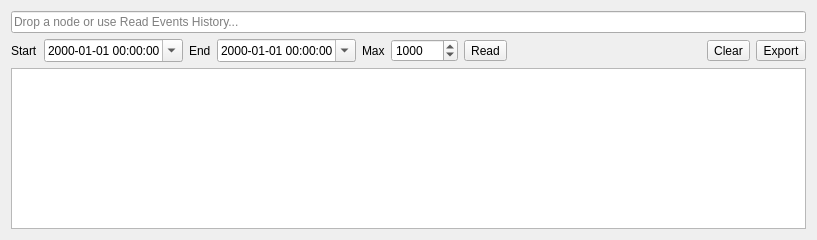
<?xml version="1.0" encoding="UTF-8"?>
<ui version="4.0">
 <class>EventsHistoryWidget</class>
 <widget class="QWidget" name="EventsHistoryWidget">
  <property name="geometry">
   <rect>
    <x>0</x>
    <y>0</y>
    <width>817</width>
    <height>240</height>
   </rect>
  </property>
  <layout class="QVBoxLayout" name="eventsHistoryLayout">
   <item>
    <layout class="QVBoxLayout" name="eventsHistoryToolbarLayout">
     <item>
      <widget class="NodeLineEdit" name="eventsHistoryNodeEdit">
       <property name="readOnly">
        <bool>true</bool>
       </property>
       <property name="placeholderText">
        <string>Drop a node or use Read Events History...</string>
       </property>
      </widget>
     </item>
     <item>
      <layout class="QHBoxLayout" name="eventsHistoryQueryLayout">
       <item>
        <widget class="QLabel" name="eventsHistoryStartLabel">
         <property name="text">
          <string>Start</string>
         </property>
        </widget>
       </item>
       <item>
        <widget class="DateTimeEdit" name="eventsHistoryStartEdit">
         <property name="displayFormat">
          <string>yyyy-MM-dd HH:mm:ss</string>
         </property>
         <property name="calendarPopup">
          <bool>true</bool>
         </property>
        </widget>
       </item>
       <item>
        <widget class="QLabel" name="eventsHistoryEndLabel">
         <property name="text">
          <string>End</string>
         </property>
        </widget>
       </item>
       <item>
        <widget class="DateTimeEdit" name="eventsHistoryEndEdit">
         <property name="displayFormat">
          <string>yyyy-MM-dd HH:mm:ss</string>
         </property>
         <property name="calendarPopup">
          <bool>true</bool>
         </property>
        </widget>
       </item>
       <item>
        <widget class="QLabel" name="eventsHistoryMaxLabel">
         <property name="text">
          <string>Max</string>
         </property>
        </widget>
       </item>
       <item>
        <widget class="QSpinBox" name="eventsHistoryMaxEdit">
         <property name="specialValueText">
          <string>No limit</string>
         </property>
         <property name="maximum">
          <number>1000000</number>
         </property>
         <property name="value">
          <number>1000</number>
         </property>
        </widget>
       </item>
       <item>
        <widget class="ThemedToolButton" name="eventsHistoryReadButton">
         <property name="text">
          <string>Read</string>
         </property>
         <property name="toolButtonStyle">
          <enum>Qt::ToolButtonStyle::ToolButtonTextBesideIcon</enum>
         </property>
        </widget>
       </item>
       <item>
        <spacer name="eventsHistoryToolbarSpacer">
         <property name="orientation">
          <enum>Qt::Orientation::Horizontal</enum>
         </property>
         <property name="sizeHint" stdset="0">
          <size>
           <width>40</width>
           <height>20</height>
          </size>
         </property>
        </spacer>
       </item>
       <item>
        <widget class="ThemedToolButton" name="eventsHistoryClearButton">
         <property name="text">
          <string>Clear</string>
         </property>
         <property name="toolButtonStyle">
          <enum>Qt::ToolButtonStyle::ToolButtonTextBesideIcon</enum>
         </property>
        </widget>
       </item>
       <item>
        <widget class="ThemedToolButton" name="eventsHistoryExportButton">
         <property name="text">
          <string>Export</string>
         </property>
         <property name="toolButtonStyle">
          <enum>Qt::ToolButtonStyle::ToolButtonTextBesideIcon</enum>
         </property>
        </widget>
       </item>
      </layout>
     </item>
    </layout>
   </item>
   <item>
    <widget class="TableView" name="eventsHistoryTable"/>
   </item>
  </layout>
 </widget>
 <customwidgets>
  <customwidget>
   <class>ThemedToolButton</class>
   <extends>QToolButton</extends>
   <header>widgets/themedtoolbutton.h</header>
  </customwidget>
  <customwidget>
   <class>TableView</class>
   <extends>QTableView</extends>
   <header>widgets/tableview.h</header>
  </customwidget>
  <customwidget>
   <class>DateTimeEdit</class>
   <extends>QDateTimeEdit</extends>
   <header>widgets/datetimeedit.h</header>
  </customwidget>
  <customwidget>
   <class>NodeLineEdit</class>
   <extends>QLineEdit</extends>
   <header>widgets/nodelineedit.h</header>
  </customwidget>
 </customwidgets>
 <resources/>
 <connections/>
</ui>
